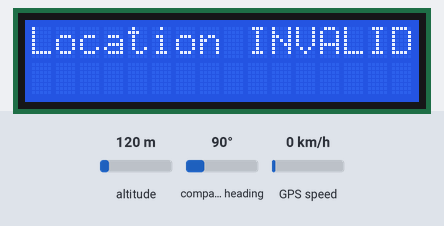
This program was run on a simulated ESP8266 (NodeMCU). On the bench: 16×2 character LCD. The test bench sets the inputs (shaded band); at power-on: altitude 120 m, compass heading 90°, GPS speed 0 km/h. The GPS gets a fix after 3 s at 37.7749, -122.4194 with 8 satellites; what the program prints to the serial monitor is not drawn.

Above: at 0.1 s.
At 4.2 s:
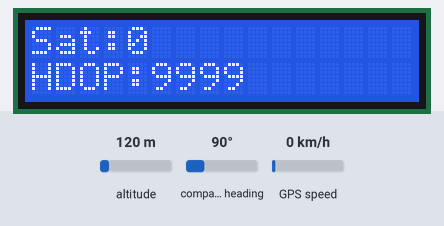
At 10.3 s:
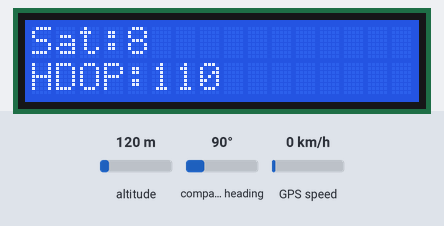
At 18.4 s:
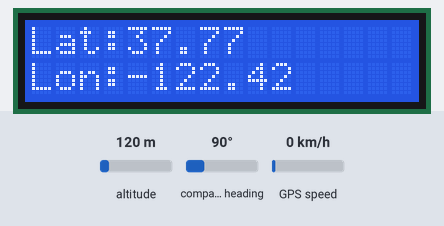
At 26.4 s:
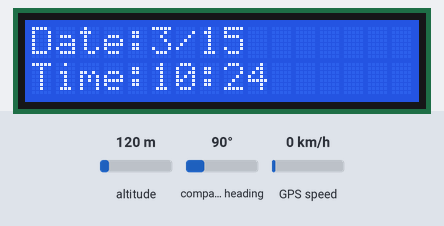
At 38.6 s:
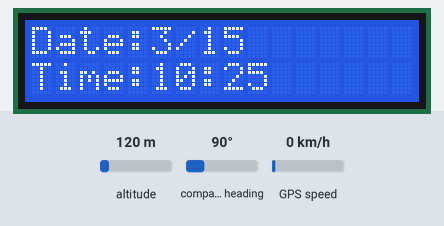

The program:

main.cpp
```cpp
#include <Arduino.h>
#include <Wire.h>
#include <LiquidCrystal_I2C.h>
#include <TinyGPS++.h>
#include <SoftwareSerial.h>
#include <Arduino.h>
#include "DisplayInfo.h"

// Create an instance of the TinyGPS++ object
TinyGPSPlus gps;

// Create a SoftwareSerial instance for communication with the GPS module
// RX pin 12, TX pin 13
SoftwareSerial ss(12, 13);

LiquidCrystal_I2C lcd(0x27, 16, 2);  // Update with your actual I2C address

// Forward declaration of displayInfo()
void displayInfo();

void setup() {
  // Start the serial communication for debugging
  Serial.begin(9600);
  ss.begin(9600);  // Start GPS communication

  lcd.init();        // Initialize the LCD
  lcd.backlight();   // Turn on the LCD backlight
  lcd.print("Initializing"); // Print a test message

  Serial.println("GPS Starting");
}


void loop()
{
    while (ss.available() > 0)
    {
        if (gps.encode(ss.read()))
        {
            displayInfo(LOCATION, true, true);
            delay(2000);

            displayInfo(DATE_TIME, true, true);
            delay(2000);

            displayInfo(SATELLITE_INFO, true, true);
            delay(2000);
        }
    }

    if (millis() > 5000 && gps.charsProcessed() < 10)
    {
        Serial.println(F("No GPS detected: check wiring."));
        lcd.clear();
        lcd.setCursor(0, 0);
        lcd.print("No GPS detected");
        while (true);
    }
}
```

DisplayInfo.cpp
```cpp
#include "DisplayInfo.h"

// Assuming these are globally defined in the main program
extern TinyGPSPlus gps;
extern LiquidCrystal_I2C lcd;

void printToLCD(const String &line1, const String &line2)
{
  lcd.clear();
  lcd.setCursor(0, 0);
  lcd.print(line1);
  lcd.setCursor(0, 1);
  lcd.print(line2);
}

void printToSerial(const String &message)
{
  Serial.println(message);
}

// void displayLocation(bool toLCD, bool toSerial)
// {
//   String message = "Location: ";
//   String line2;

//   if (gps.location.isValid())
//   {
//     line2 = "Lat:" + String(gps.location.lat(), 6) + ", Lng:" + String(gps.location.lng(), 6);
//     message += "Lat: " + String(gps.location.lat(), 6) + ", Lng: " + String(gps.location.lng(), 6);
//   }
//   else
//   {
//     line2 = "INVALID";
//     message += "INVALID";
//   }

//   if (toLCD)
//     printToLCD("Location:", line2);
//   if (toSerial)
//     printToSerial(message);
// }

// void displayDateTime(bool toLCD, bool toSerial)
// {
//   String dateMessage = "Date: ";
//   String timeMessage = "Time: ";
//   String line1, line2;

//   if (gps.date.isValid())
//   {
//     line1 = String(gps.date.month()) + "/" + String(gps.date.day()) + "/" + String(gps.date.year());
//     dateMessage += line1;
//   }
//   else
//   {
//     line1 = "INVALID";
//     dateMessage += "INVALID";
//   }

//   if (gps.time.isValid())
//   {
//     line2 = (gps.time.hour() < 10 ? "0" : "") + String(gps.time.hour()) + ":" +
//             (gps.time.minute() < 10 ? "0" : "") + String(gps.time.minute()) + ":" +
//             (gps.time.second() < 10 ? "0" : "") + String(gps.time.second());
//     timeMessage += line2;
//   }
//   else
//   {
//     line2 = "INVALID";
//     timeMessage += "INVALID";
//   }

//   if (toLCD)
//     printToLCD("Date/Time:", line1 + " " + line2);
//   if (toSerial)
//   {
//     printToSerial(dateMessage);
//     printToSerial(timeMessage);
//   }
// }

// void displaySatelliteInfo(bool toLCD, bool toSerial)
// {
//   String satMessage = "Satellites: ";
//   String hdopMessage = "HDOP: ";
//   String line1, line2;

//   if (gps.satellites.isValid())
//   {
//     line1 = "Sat: " + String(gps.satellites.value());
//     satMessage += String(gps.satellites.value());
//   }
//   else
//   {
//     line1 = "Sat: INVALID";
//     satMessage += "INVALID";
//   }

//   if (gps.hdop.isValid())
//   {
//     line2 = "HDOP: " + String(gps.hdop.value());
//     hdopMessage += String(gps.hdop.value());
//   }
//   else
//   {
//     line2 = "HDOP: INVALID";
//     hdopMessage += "INVALID";
//   }

//   if (toLCD)
//     printToLCD(line1, line2);
//   if (toSerial)
//   {
//     printToSerial(satMessage);
//     printToSerial(hdopMessage);
//   }
// }

void displayInfo(DisplayType displayType, bool toLCD, bool toSerial)
{
  if (toLCD) lcd.clear(); // Clear LCD before each update

  switch (displayType)
  {
    case LOCATION:
      if (toSerial)
      {
        Serial.print(F("Location: "));
        if (gps.location.isValid())
        {
          Serial.print(gps.location.lat(), 6);
          Serial.print(F(", "));
          Serial.println(gps.location.lng(), 6);
        }
        else
        {
          Serial.println(F("INVALID"));
        }
      }

      if (toLCD)
      {
        lcd.setCursor(0, 0);
        if (gps.location.isValid())
        {
          lcd.print(F("Lat:"));
          lcd.print(gps.location.lat(), 2);
          lcd.setCursor(0, 1);
          lcd.print(F("Lon:"));
          lcd.print(gps.location.lng(), 2);
        }
        else
        {
          lcd.print(F("Location INVALID"));
        }
      }
      break;

    case DATE_TIME:
      if (toSerial)
      {
        Serial.print(F("Date/Time: "));
        if (gps.date.isValid() && gps.time.isValid())
        {
          Serial.print(gps.date.month());
          Serial.print(F("/"));
          Serial.print(gps.date.day());
          Serial.print(F("/"));
          Serial.print(gps.date.year());
          Serial.print(F(" "));
          Serial.print(gps.time.hour());
          Serial.print(F(":"));
          Serial.print(gps.time.minute());
          Serial.print(F(":"));
          Serial.println(gps.time.second());
        }
        else
        {
          Serial.println(F("INVALID"));
        }
      }

      if (toLCD)
      {
        lcd.setCursor(0, 0);
        if (gps.date.isValid() && gps.time.isValid())
        {
          lcd.print(F("Date:"));
          lcd.print(gps.date.month());
          lcd.print(F("/"));
          lcd.print(gps.date.day());
          lcd.setCursor(0, 1);
          lcd.print(F("Time:"));
          if (gps.time.hour() < 10) lcd.print(F("0"));
          lcd.print(gps.time.hour());
          lcd.print(F(":"));
          if (gps.time.minute() < 10) lcd.print(F("0"));
          lcd.print(gps.time.minute());
        }
        else
        {
          lcd.print(F("Date/Time INVALID"));
        }
      }
      break;

    case SATELLITE_INFO:
      if (toSerial)
      {
        Serial.print(F("Satellites: "));
        if (gps.satellites.isValid())
        {
          Serial.println(gps.satellites.value());
        }
        else
        {
          Serial.println(F("INVALID"));
        }

        Serial.print(F("HDOP: "));
        if (gps.hdop.isValid())
        {
          Serial.println(gps.hdop.value());
        }
        else
        {
          Serial.println(F("INVALID"));
        }
      }

      if (toLCD)
      {
        lcd.setCursor(0, 0);
        if (gps.satellites.isValid())
        {
          lcd.print(F("Sat:"));
          lcd.print(gps.satellites.value());
        }
        else
        {
          lcd.print(F("Sat INVALID"));
        }

        lcd.setCursor(0, 1);
        if (gps.hdop.isValid())
        {
          lcd.print(F("HDOP:"));
          lcd.print(gps.hdop.value());
        }
        else
        {
          lcd.print(F("HDOP INVALID"));
        }
      }
      break;
  }
}
```

DisplayInfo.h
```cpp
// DisplayInfo.h
#ifndef DISPLAYINFO_H
#define DISPLAYINFO_H

#include <Arduino.h>
#include <TinyGPS++.h>
#include <LiquidCrystal_I2C.h>

extern TinyGPSPlus gps;
extern LiquidCrystal_I2C lcd;

enum DisplayType
{
    LOCATION,
    DATE_TIME,
    SATELLITE_INFO
};

void displayInfo(DisplayType displayType, bool toLCD, bool toSerial);

#endif
```

Measured:
- what the display in image 1 shows lasts 2.1 s, from 4.1 s to 6.2 s
